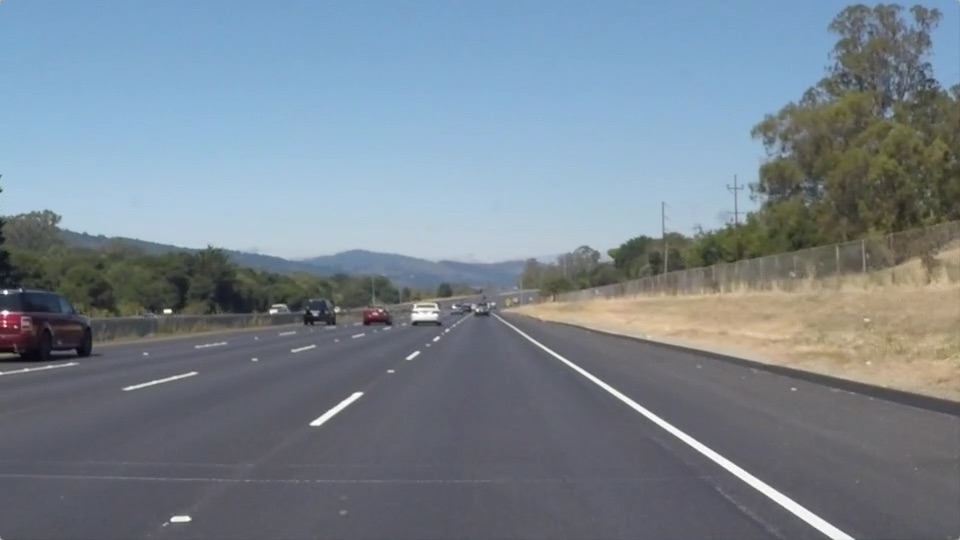
#> input picture input/image.jpg, 960 x 540 px
$ python lane_detector.py
#> lines starting #> are read from the running program, lines starting #| are printed output that depends on the picture; after the words box and inside, x2 and y2 are one past the last pixel; in counts of white or black regions, pixels touching at a corner belong together
import cv2
import numpy as np
import matplotlib.pyplot as plt
import os

# Helper Function: Region of Interest
def region_of_interest(img):
    height, width = img.shape

    mask = np.zeros_like(img)

    # Define trapezoid region for lanes
    polygon = np.array([[
        (int(width * 0.15), height),
        (int(width * 0.85), height),
        (int(width * 0.55), int(height * 0.55)),
        (int(width * 0.45), int(height * 0.55))
    ]], np.int32)

    # Fill the region with white
    cv2.fillPoly(mask, polygon, 255)

    # Apply mask
    masked = cv2.bitwise_and(img, mask)

    return masked


# Helper Function: Draw Lane Lines
def draw_lines(img, lines):
    line_img = np.zeros_like(img)

    left_lines = []
    right_lines = []

    if lines is None:
        return img

    for line in lines:
        x1, y1, x2, y2 = line[0]

        # Calculate slope
        if x2 - x1 == 0:
            continue

        slope = (y2 - y1) / (x2 - x1)

        # Filter nearly horizontal lines
        if abs(slope) < 0.3:
            continue

        # Separate left and right lanes
        if slope < 0:
            left_lines.append(line[0])
        else:
            right_lines.append(line[0])

    def average_line(lines):
        if len(lines) == 0:
            return None

        x_coords = []
        y_coords = []

        for x1, y1, x2, y2 in lines:
            x_coords += [x1, x2]
            y_coords += [y1, y2]

        # Fit a single line using polyfit
        fit = np.polyfit(x_coords, y_coords, 1)
        slope, intercept = fit

        y1 = img.shape[0]
        y2 = int(img.shape[0] * 0.6)

        x1 = int((y1 - intercept) / slope)
        x2 = int((y2 - intercept) / slope)

        return x1, y1, x2, y2

    left_avg = average_line(left_lines)
    right_avg = average_line(right_lines)

    if left_avg is not None:
        cv2.line(line_img, (left_avg[0], left_avg[1]),
                 (left_avg[2], left_avg[3]), (0, 0, 255), 5)

    if right_avg is not None:
        cv2.line(line_img, (right_avg[0], right_avg[1]),
                 (right_avg[2], right_avg[3]), (0, 0, 255), 5)

    # Combine original image with lane lines
    result = cv2.addWeighted(img, 0.8, line_img, 1, 0)

    return result

# Main Function for Image
def process_image(image):

    # Convert to grayscale
    gray = cv2.cvtColor(image, cv2.COLOR_BGR2GRAY)

    # Apply Gaussian blur to reduce noise
    blur = cv2.GaussianBlur(gray, (5, 5), 0)

    # Apply Canny edge detection
    edges = cv2.Canny(blur, 50, 150)

    # Apply adaptive threshold to detect edges in varying lighting conditions
    adaptive = cv2.adaptiveThreshold(
        blur, 255, cv2.ADAPTIVE_THRESH_GAUSSIAN_C,
        cv2.THRESH_BINARY_INV, 11, 2
    )

    # Combine Canny edges and Adaptive Threshold
    combined = cv2.bitwise_or(edges, adaptive)

    # Apply Region of Interest mask
    roi = region_of_interest(combined)

    # Detect lines using Hough Transform
    lines = cv2.HoughLinesP(
        roi,
        1,
        np.pi / 180,
        threshold=30,
        minLineLength=20,
        maxLineGap=200
    )

    # Draw detected lane lines
    result = draw_lines(image, lines)

    return result

# 6-Panel Visualization for Image Output
def show_pipeline(image):
    gray = cv2.cvtColor(image, cv2.COLOR_BGR2GRAY)
    blur = cv2.GaussianBlur(gray, (5, 5), 0)
    edges = cv2.Canny(blur, 50, 150)

    adaptive = cv2.adaptiveThreshold(
        blur, 255, cv2.ADAPTIVE_THRESH_GAUSSIAN_C,
        cv2.THRESH_BINARY_INV, 11, 2
    )

    combined = cv2.bitwise_or(edges, adaptive)
    roi = region_of_interest(combined)
    detected = process_image(image)

    fig, axes = plt.subplots(3, 2, figsize=(10, 10))

    axes[0, 0].imshow(edges, cmap='gray')
    axes[0, 0].set_title('Edges')

    axes[0, 1].imshow(cv2.cvtColor(detected, cv2.COLOR_BGR2RGB))
    axes[0, 1].set_title('Detected Path')

    axes[1, 0].imshow(adaptive, cmap='gray')
    axes[1, 0].set_title('Adaptive Thresh')

    axes[1, 1].imshow(roi, cmap='gray')
    axes[1, 1].set_title('ROI')

    axes[2, 0].imshow(gray, cmap='gray')
    axes[2, 0].set_title('Gray')

    axes[2, 1].imshow(combined, cmap='gray')
    axes[2, 1].set_title('Combined')

    plt.tight_layout()
    os.makedirs('output', exist_ok=True)
    plt.savefig('output/output_pipeline.png')
    plt.show()

# Process a video and save output
def process_video(input_path, output_path):
    cap = cv2.VideoCapture(input_path)
    if not cap.isOpened():
        print(f"ERROR: Could not open {input_path}")
        return

    width = int(cap.get(cv2.CAP_PROP_FRAME_WIDTH))
    height = int(cap.get(cv2.CAP_PROP_FRAME_HEIGHT))
    fps = int(cap.get(cv2.CAP_PROP_FPS))

    fourcc = cv2.VideoWriter_fourcc(*'mp4v')
    out = cv2.VideoWriter(output_path, fourcc, fps, (width, height))

    while cap.isOpened():
        ret, frame = cap.read()
        if not ret:
            break

        result = process_image(frame)
        out.write(result)

        cv2.imshow("Lane Detection", result)
        if cv2.waitKey(1) & 0xFF == ord('q'):
            break

    cap.release()
    out.release()
    cv2.destroyAllWindows()
    print(f"Saved: {output_path}")


#
os.makedirs('output', exist_ok=True)

# 1. Process image
image = cv2.imread("input/image.jpg")
#> image is the input picture: shape (540, 960, 3); mean B, G, R 143.7, 132.6, 120.3
if image is not None:
    result = process_image(image)
#> in process_image, `edges = cv2.Canny(blur, 50, 150)`:
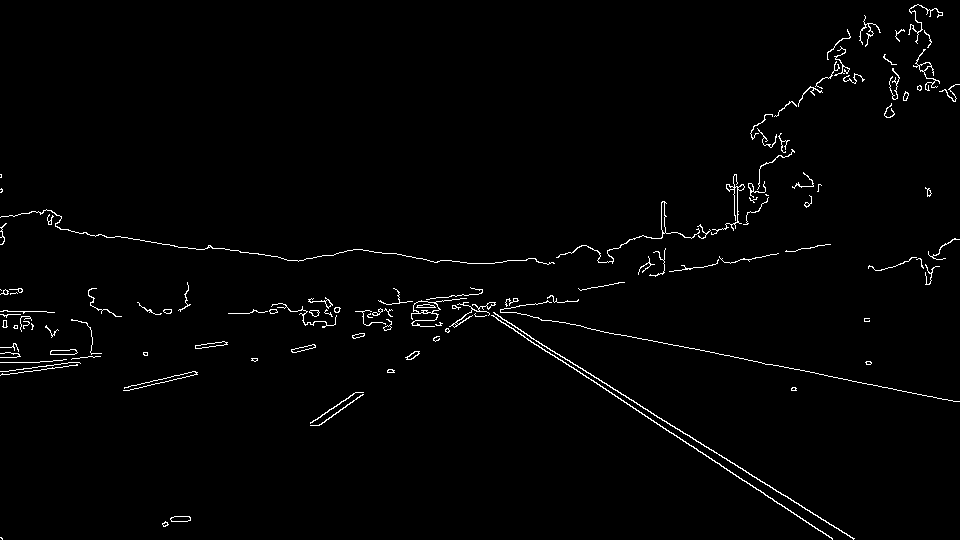
#> edges: shape (540, 960); 1.5% white in thin lines or dots
#> in process_image, `adaptive = cv2.adaptiveThreshold( blur, 255, cv2.ADAPTIVE_THRESH_GAUSS..`: adaptive: shape (540, 960); 11.4% white; 1094 white regions (704 under 20 px), largest, box (x1, y1, x2, y2) and area: (401, 291, 960, 540) 7062, (0, 209, 546, 278) 3070, (492, 317, 833, 540) 2165
#> in process_image, `combined = cv2.bitwise_or(edges, adaptive)`: combined: shape (540, 960); 12.4% white; 1032 white regions (695 under 20 px), largest, box (x1, y1, x2, y2) and area: (375, 279, 960, 540) 9654, (0, 167, 787, 280) 6851, (0, 263, 103, 372) 3682
#> in region_of_interest, `cv2.fillPoly(mask, polygon, 255)`: mask: shape (540, 960); 18% white; 1 white region, box (x1, y1, x2, y2) and area: (145, 297, 816, 540) 93357
#> in region_of_interest, `masked = cv2.bitwise_and(img, mask)`: masked: shape (540, 960); 1.6% white; 168 white regions (148 under 20 px), largest, box (x1, y1, x2, y2) and area: (401, 297, 707, 448) 3641, (491, 315, 789, 518) 2055, (305, 387, 369, 431) 849
#> in process_image, `lines = cv2.HoughLinesP( roi, 1, np.pi / 180, threshold=30, minLineLen..`: lines = 54 rows, first 6: [468, 299, 781, 510], [464, 298, 791, 519], [471, 299, 680, 425], [174, 526, 501, 297], [163, 526, 481, 303], [474, 299, 762, 494]
#> the loop in draw_lines, `for line in lines:` made 54 passes
#> (x1, y1, x2, y2, slope) on passes 1 to 12: (468, 299, 781, 510, 0.674), (464, 298, 791, 519, 0.676), (471, 299, 680, 425, 0.603), (174, 526, 501, 297, -0.7), (163, 526, 481, 303, -0.701), (474, 299, 762, 494, 0.677), (462, 298, 786, 517, 0.676), (470, 299, 775, 505, 0.675), (177, 526, 505, 297, -0.698), (472, 299, 769, 500, 0.677), (166, 521, 486, 297, -0.7), (162, 527, 482, 303, -0.7)
#> after the loop in draw_lines, `for line in lines:`: left_lines = 17 items, first 6: [174, 526, 501, 297], [163, 526, 481, 303], [177, 526, 505, 297], [166, 521, 486, 297], [162, 527, 482, 303], [166, 522, 486, 298]; right_lines = 24 items, first 6: [468, 299, 781, 510], [464, 298, 791, 519], [471, 299, 680, 425], [474, 299, 762, 494], [462, 298, 786, 517], [470, 299, 775, 505]
#> the loop in average_line, `for x1, y1, x2, y2 in lines:` made 17 passes
#> (x1, y1, x2, y2) on passes 7 to 17: (165, 529, 519, 299), (180, 526, 507, 297), (163, 528, 493, 297), (181, 526, 494, 298), (172, 516, 484, 297), (178, 511, 483, 297), (164, 529, 492, 299), (176, 526, 503, 297), (184, 527, 422, 305), (175, 526, 456, 299), (191, 523, 442, 297)
#> (x1, y1, x2, y2, x_coords, y_coords) on passes 1 to 4: (174, 526, 501, 297, [174, 501], [526, 297]), (163, 526, 481, 303, [174, 501, 163, 481], [526, 297, 526, 303]), (177, 526, 505, 297, [174, 501, 163, 481, 177, 505], [526, 297, 526, 303, 526, 297]), (166, 521, 486, 297, [174, 501, 163, 481, 177, 505, 166, 486], [526, 297, 526, 303, 526, 297, 521, 297])
#> after the loop in average_line, `for x1, y1, x2, y2 in lines:`: x_coords = 34 values, max 519 at index 13, min 162 at index 8, mean 328.6; y_coords = 34 values, max 529 at index 12, min 297 at index 1, mean 411.5
#> in average_line, `fit = np.polyfit(x_coords, y_coords, 1)`: fit = [-0.716, 646.8]
#> in average_line, `slope, intercept = fit`: slope = -0.716; intercept = 646.8
#> in average_line, `x1 = int((y1 - intercept) / slope)`: x1 = 149
#> in average_line, `x2 = int((y2 - intercept) / slope)`: x2 = 450
#> in draw_lines, `left_avg = average_line(left_lines)`: left_avg = (149, 540, 450, 324)
#> the loop in average_line (call 2), `for x1, y1, x2, y2 in lines:` made 24 passes
#> (x1, y1, x2, y2) on passes 7 to 18: (472, 299, 769, 500), (484, 303, 706, 447), (485, 302, 699, 441), (460, 298, 718, 472), (475, 299, 675, 428), (704, 484, 776, 539), (460, 299, 778, 538), (482, 298, 692, 435), (501, 316, 749, 483), (726, 504, 775, 539), (465, 298, 788, 516), (477, 299, 685, 434)
#> (x1, y1, x2, y2, x_coords, y_coords) on passes 1 to 4: (468, 299, 781, 510, [468, 781], [299, 510]), (464, 298, 791, 519, [468, 781, 464, 791], [299, 510, 298, 519]), (471, 299, 680, 425, [468, 781, 464, 791, 471, 680], [299, 510, 298, 519, 299, 425]), (474, 299, 762, 494, [468, 781, 464, 791, 471, 680, 474, 762], [299, 510, 298, 519, 299, 425, 299, 494])
#> in draw_lines, `right_avg = average_line(right_lines)`: right_avg = (814, 540, 499, 324)
#> in draw_lines, `cv2.line(line_img, (right_avg[0], right_avg[1]), (right_avg[2], right_..`: line_img: shape (540, 960, 3); mean of channels 0, 1, 2 0, 0, 2.6
#> in draw_lines, `result = cv2.addWeighted(img, 0.8, line_img, 1, 0)`:
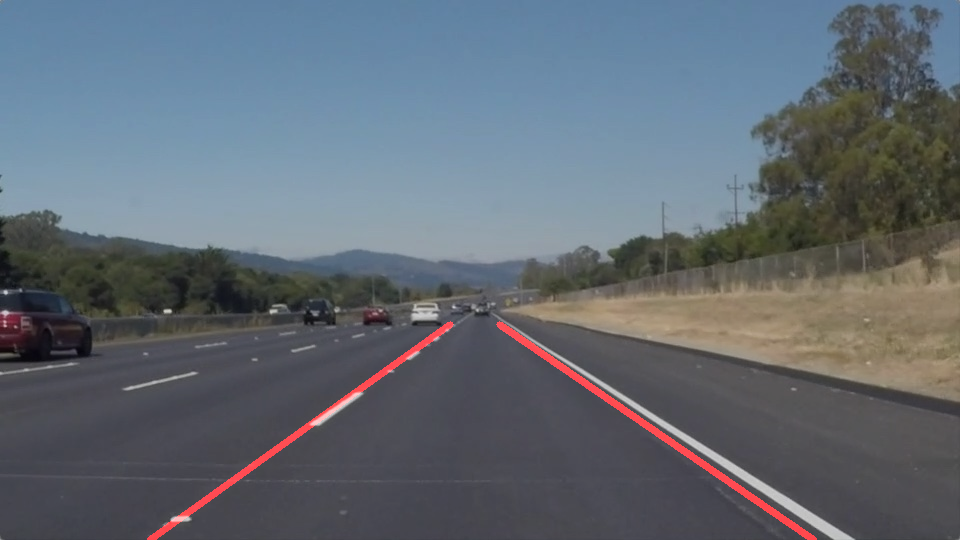
#> result: shape (540, 960, 3); mean B, G, R 114.9, 106.1, 98
    cv2.imwrite('output/output_detected.png', result)
    print("Saved: output/output_detected.png")
    show_pipeline(image)
#> the loop in draw_lines (call 2), `for line in lines:` made 54 passes
#> in show_pipeline, `plt.savefig('output/output_pipeline.png')`:
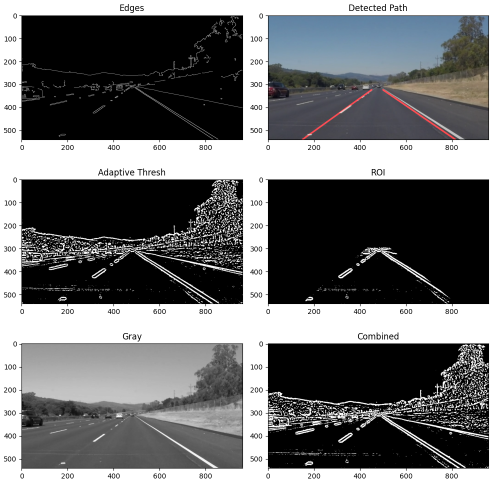
#> figure drawn by matplotlib, 6 panels
else:
    print("WARNING: input/image.jpg not found, skipping")

# 2. Process input/road.mp4
if os.path.exists("input/road.mp4"):
    process_video("input/road.mp4", "output/output_road.mp4")
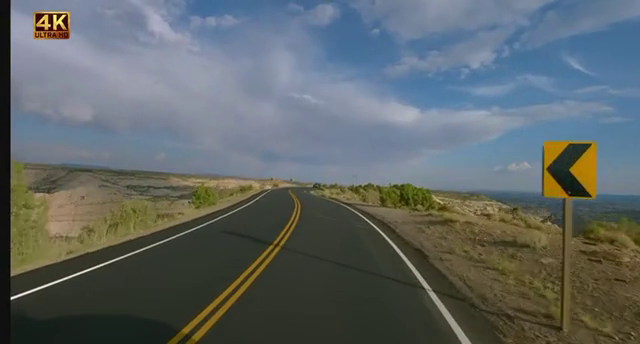
#> input picture frame 62 of input/road.mp4, 640 x 344 px
#> in process_video, frame is the input picture: shape (344, 640, 3); mean B, G, R 103.1, 102.3, 94.9
#> in process_image (call 3), `gray = cv2.cvtColor(image, cv2.COLOR_BGR2GRAY)`:
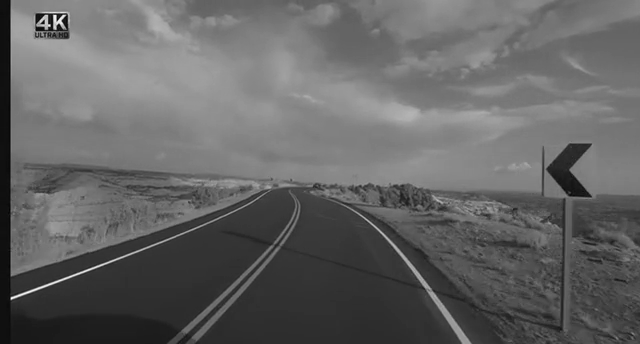
#> gray: shape (344, 640); min 2, max 252, mean 100.1
#> in process_image (call 3), `edges = cv2.Canny(blur, 50, 150)`: edges: shape (344, 640); 2.6% white in thin lines or dots
#> in process_image (call 3), `adaptive = cv2.adaptiveThreshold( blur, 255, cv2.ADAPTIVE_THRESH_GAUSS..`: adaptive: shape (344, 640); 14.4% white; 784 white regions (573 under 20 px), largest, box (x1, y1, x2, y2) and area: (5, 0, 346, 344) 6634, (328, 183, 527, 344) 2791, (23, 163, 274, 188) 1228
#> in process_image (call 3), `combined = cv2.bitwise_or(edges, adaptive)`: combined: shape (344, 640); 16.1% white; 754 white regions (567 under 20 px), largest, box (x1, y1, x2, y2) and area: (5, 0, 566, 344) 17352, (546, 143, 592, 198) 926, (122, 182, 219, 210) 925
#> in region_of_interest (call 4), `cv2.fillPoly(mask, polygon, 255)`: mask: shape (344, 640); 18% white; 1 white region, box (x1, y1, x2, y2) and area: (97, 189, 544, 344) 39717
#> in region_of_interest (call 4), `masked = cv2.bitwise_and(img, mask)`:
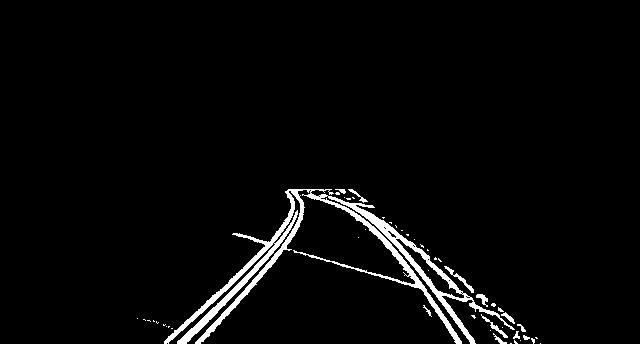
#> masked: shape (344, 640); 3.3% white; 49 white regions (37 under 20 px), largest, box (x1, y1, x2, y2) and area: (164, 189, 515, 344) 6465, (444, 266, 474, 293) 125, (481, 314, 508, 338) 101
#> in process_image (call 3), `lines = cv2.HoughLinesP( roi, 1, np.pi / 180, threshold=30, minLineLen..`: lines = 60 rows, first 6: [168, 343, 322, 189], [330, 189, 456, 315], [338, 192, 526, 339], [165, 343, 319, 189], [182, 343, 336, 189], [348, 198, 533, 343]
#> the loop in draw_lines (call 3), `for line in lines:` made 60 passes
#> line on passes 6 to 17: [[348, 198, 533, 343]], [[201, 313, 325, 189]], [[180, 343, 329, 189]], [[195, 342, 348, 189]], [[185, 343, 339, 189]], [[364, 199, 473, 343]], [[233, 234, 505, 312]], [[235, 299, 344, 190]], [[233, 233, 502, 310]], [[338, 189, 536, 338]], [[337, 192, 525, 339]], [[328, 191, 515, 343]]
#> (x1, y1, x2, y2, slope) on passes 1 to 5: (168, 343, 322, 189, -1), (330, 189, 456, 315, 1), (338, 192, 526, 339, 0.782), (165, 343, 319, 189, -1), (182, 343, 336, 189, -1)
#> in draw_lines (call 3), `cv2.line(line_img, (right_avg[0], right_avg[1]), (right_avg[2], right_..`: line_img: shape (344, 640, 3); mean of channels 0, 1, 2 0, 0, 3.2
#> in draw_lines (call 3), `result = cv2.addWeighted(img, 0.8, line_img, 1, 0)`:
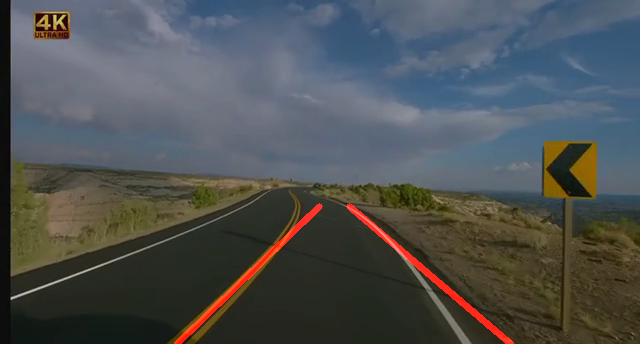
#> result: shape (344, 640, 3); mean B, G, R 82.5, 81.8, 78.3
#> (key q is pressed here)
else:
    print("WARNING: input/road.mp4 not found, skipping")

# 3. Process input/test_video.mp4
if os.path.exists("input/test_video.mp4"):
    process_video("input/test_video.mp4", "output/output_test_video.mp4")
else:
    print("WARNING: input/test_video.mp4 not found, skipping")
